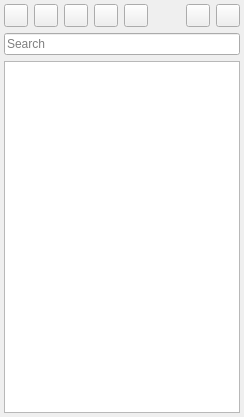
<?xml version="1.0" encoding="UTF-8"?>
<ui version="4.0">
 <class>DeviceListView</class>
 <widget class="QWidget" name="DeviceListView">
  <property name="geometry">
   <rect>
    <x>0</x>
    <y>0</y>
    <width>244</width>
    <height>417</height>
   </rect>
  </property>
  <property name="windowTitle">
   <string notr="true">Form</string>
  </property>
  <layout class="QVBoxLayout" name="verticalLayout">
   <property name="leftMargin">
    <number>4</number>
   </property>
   <property name="topMargin">
    <number>4</number>
   </property>
   <property name="rightMargin">
    <number>4</number>
   </property>
   <property name="bottomMargin">
    <number>4</number>
   </property>
   <item>
    <layout class="QHBoxLayout" name="horizontalLayout">
     <item>
      <widget class="QToolButton" name="toolButtonAdd">
       <property name="text">
        <string notr="true"/>
       </property>
      </widget>
     </item>
     <item>
      <widget class="QToolButton" name="toolButtonRemove">
       <property name="text">
        <string notr="true"/>
       </property>
      </widget>
     </item>
     <item>
      <widget class="QToolButton" name="toolButtonTree">
       <property name="text">
        <string notr="true"/>
       </property>
      </widget>
     </item>
     <item>
      <widget class="QToolButton" name="toolButtonUp">
       <property name="text">
        <string notr="true"/>
       </property>
      </widget>
     </item>
     <item>
      <widget class="QToolButton" name="toolButtonDown">
       <property name="text">
        <string notr="true"/>
       </property>
      </widget>
     </item>
     <item>
      <widget class="QLabel" name="label">
       <property name="text">
        <string notr="true"/>
       </property>
      </widget>
     </item>
     <item>
      <widget class="QToolButton" name="toolButtonClose">
       <property name="text">
        <string notr="true"/>
       </property>
      </widget>
     </item>
     <item>
      <widget class="QToolButton" name="toolButtonOpen">
       <property name="text">
        <string notr="true"/>
       </property>
      </widget>
     </item>
    </layout>
   </item>
   <item>
    <widget class="QLineEdit" name="lineEditSearch">
     <property name="sizePolicy">
      <sizepolicy hsizetype="Preferred" vsizetype="Fixed">
       <horstretch>0</horstretch>
       <verstretch>0</verstretch>
      </sizepolicy>
     </property>
     <property name="placeholderText">
      <string>Search</string>
     </property>
     <property name="clearButtonEnabled">
      <bool>true</bool>
     </property>
    </widget>
   </item>
   <item>
    <widget class="QTreeView" name="treeView">
     <property name="sizePolicy">
      <sizepolicy hsizetype="Preferred" vsizetype="Expanding">
       <horstretch>0</horstretch>
       <verstretch>0</verstretch>
      </sizepolicy>
     </property>
    </widget>
   </item>
  </layout>
 </widget>
 <resources>
 </resources>
 <connections/>
</ui>
